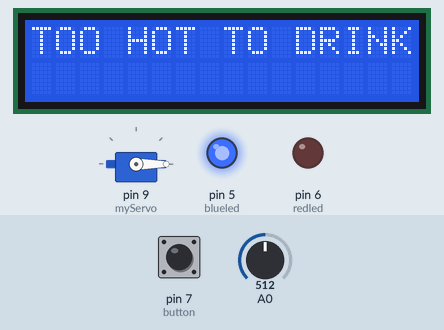
Simulated run of this sketch. Board: Arduino Uno, built with avr-gcc and run on an emulated ATmega328P. Shown: servo, 16×2 character LCD, output pins drawn as LEDs (lit = HIGH). The test bench sets the inputs (shaded band); at power-on: A0 = 512, pin 7 (button) HIGH.

Above: at 1.2 s.
1.3 s: A0 set to 108
5.4 s: A0 set to 91
At 6.9 s:
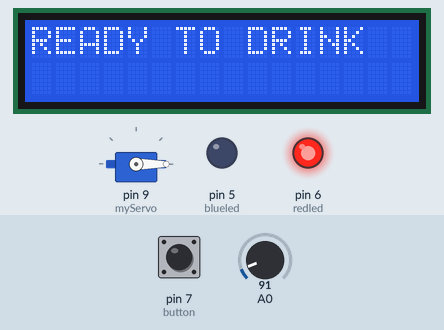
9.5 s: pin 7 (button) pulled LOW for 1 s
At 11.0 s:
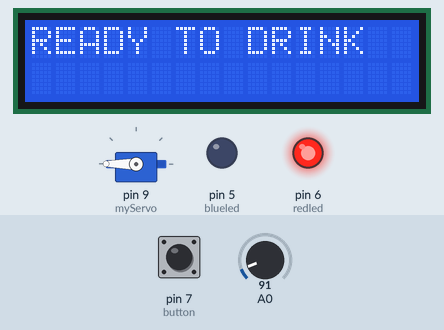
12.7 s: pin 7 (button) pulled LOW for 3.2 s
At 17.1 s:
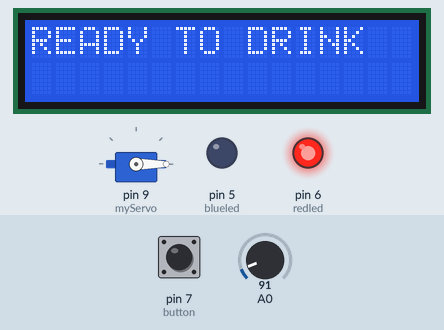
17.4 s: A0 set to 122
At 19.1 s:
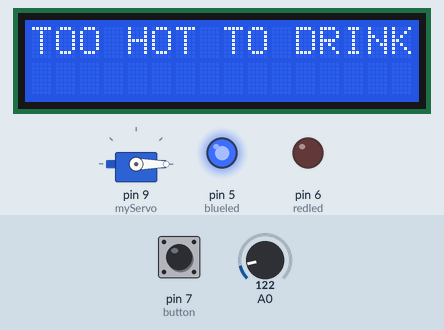
21.5 s: pin 7 (button) pulled LOW for 1 s
At 23.2 s:
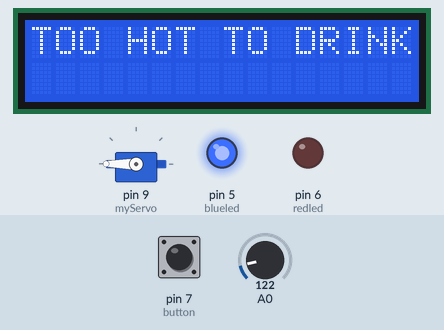
Timing chart, 0 to 25.0 s (numbered marks = the images above; inputs shaded):
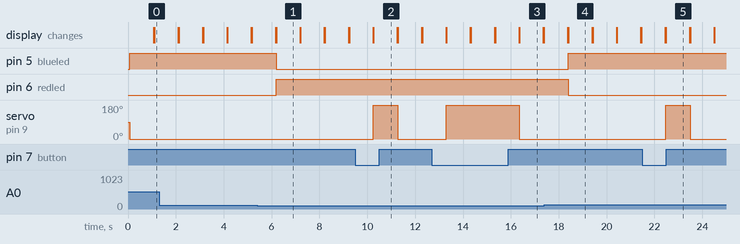

The sketch:

Project_CAY.ino
```cpp
#include <Servo.h>
#include <LiquidCrystal_I2C.h>
int redled=6;
int blueled =5;
LiquidCrystal_I2C lcd (0x27,16,2);
int button =7;

Servo myServo;
int pos =0;


void setup() {
myServo.attach(9);
lcd.begin();
pinMode(A0,INPUT);
pinMode(redled,OUTPUT);
pinMode(blueled,OUTPUT);
pinMode(button,INPUT);
Serial.begin (9600);
}
float gerilim;
float sicaklik;


void loop() {
gerilim =analogRead(A0);
gerilim =(gerilim/1023)*5000;
sicaklik =gerilim/10.0;
if(digitalRead(button)==LOW){
  for(pos = 0;pos <=180;pos += 180){
   myServo.write(pos);

  }
}
else if(digitalRead(button)==HIGH){
  for(pos=180;pos>=0;pos -=180){
    myServo.write(pos);

  }
}

if(sicaklik<50){
  lcd.setCursor(0,0);
  lcd.print("READY TO DRINK");
  digitalWrite(blueled,LOW);
  digitalWrite(redled,HIGH);
  delay(1000);
  lcd.clear();
}
else{
  lcd.setCursor(0,0);
  lcd.print("TOO HOT TO DRINK");
  digitalWrite(blueled,HIGH);
  digitalWrite(redled,LOW);
  delay(1000);
  lcd.clear();
}
}
```

Measured:
- the behaviour switches between 103 and 102 on A0 (found by bisection; images 0 and 1)
- after the input at 5.4 s, pin 5 (blueled): HIGH → LOW after 0.79 s; pin 6 (redled): LOW → HIGH after 0.79 s; the display: first differs from a run without the input after 0.79 s (image 1)
- after the input at 9.5 s, servo on pin 9 (myServo): 0° → 180° after 0.76 s, → 0° 1.0 s later
- after the input at 12.7 s, servo on pin 9 (myServo): 0° → 180° after 0.61 s, → 0° 3.1 s later
- after the input at 17.4 s, pin 5 (blueled): LOW → HIGH after 1.0 s; pin 6 (redled): HIGH → LOW after 1.0 s; the display: first differs from a run without the input after 1.0 s (image 4)
- after the input at 21.5 s, servo on pin 9 (myServo): 0° → 180° after 0.97 s, → 0° 1.0 s later
- what the display in image 1 shows lasts 1.0 s, from 6.2 s to 7.2 s
